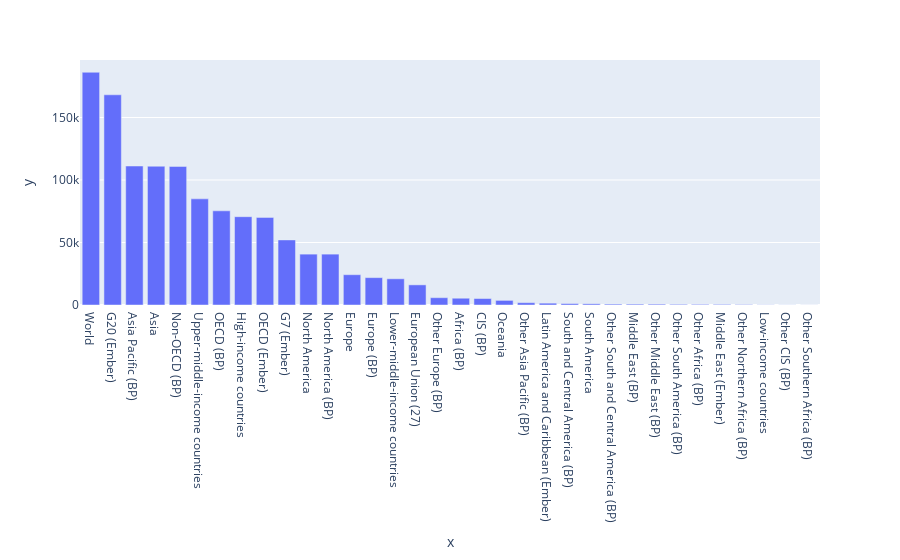

The notebook cell saved with this chart:
### Code cell
# 10
#Electricity generation from Coal for a certain period of time(years between 2000 and 2021 normally termed as 20's) for continents and group of countries.
read_cursor = myconnection.cursor(buffered=True, named_tuple=True)

query_string_only_countires_after_2000 = (
"SELECT SUM(TWh) as TWh_Sum, Country FROM Coal_electricity WHERE (Year BETWEEN 2000 AND 2021) GROUP BY Country HAVING Country like 'Asia%' OR Country LIKE 'Europe%' OR Country LIKE 'South%America%' OR Country LIKE 'North%America%' OR Country LIKE '%(BP)' OR Country LIKE '%countries' OR Country LIKE '%(Ember)' OR Country LIKE 'Oceania' OR Country LIKE 'World' ORDER BY TWh_Sum DESC;")
#Find all the individual country names.
read_cursor.execute(query_string_only_countires_after_2000)

#Converting output into dataframe for visualization.
columns = [desc[0] for desc in read_cursor.description]
data_df = pd.DataFrame(read_cursor.fetchall(), columns=columns)
print_queries(read_cursor);
read_cursor.close()

data_df.head(10)

import plotly.express as px
fig = px.bar(x=data_df["Country"], y=data_df["TWh_Sum"])
fig.show()

read_cursor.close()

### Figure 1 — Plotly figure (JSON) as saved in the notebook; plotly's stock layout.template omitted (floating-point values rounded to 4 significant figures)
{"data": [{"alignmentgroup": "True", "hovertemplate": "x=%{x}<br>y=%{y}<extra></extra>", "legendgroup": "", "marker": {"color": "#636efa", "pattern": {"shape": ""}}, "name": "", "offsetgroup": "", "orientation": "v", "showlegend": false, "textposition": "auto", "type": "bar", "x": ["World", "G20 (Ember)", "Asia Pacific (BP)", "Asia", "Non-OECD (BP)", "Upper-middle-income countries", "OECD (BP)", "High-income countries", "OECD (Ember)", "G7 (Ember)", "North America", "North America (BP)", "Europe", "Europe (BP)", "Lower-middle-income countries", "European Union (27)", "Other Europe (BP)", "Africa (BP)", "CIS (BP)", "Oceania", "Other Asia Pacific (BP)", "Latin America and Caribbean (Ember)", "South and Central America (BP)", "South America", "Other South and Central America (BP)", "Middle East (BP)", "Other Middle East (BP)", "Other South America (BP)", "Other Africa (BP)", "Middle East (Ember)", "Other Northern Africa (BP)", "Low-income countries", "Other CIS (BP)", "Other Southern Africa (BP)"], "xaxis": "x", "y": [186203, 168170, 111193, 111020, 110862, 84917, 75343, 70658, 70101, 52068, 40693, 40693, 24238, 21905, 20968, 16112, 5848, 5427, 5171, 3698, 1851, 1465, 1125, 955, 710, 689, 672, 539, 505, 477, 335, 138, 70, 32], "yaxis": "y"}], "layout": {"autosize": true, "barmode": "relative", "legend": {"tracegroupgap": 0}, "margin": {"t": 60}, "xaxis": {"anchor": "y", "autorange": true, "domain": [0, 1], "range": [-0.5, 33.5], "title": {"text": "x"}, "type": "category"}, "yaxis": {"anchor": "x", "autorange": true, "domain": [0, 1], "range": [0, 196000.0], "title": {"text": "y"}, "type": "linear"}}}
